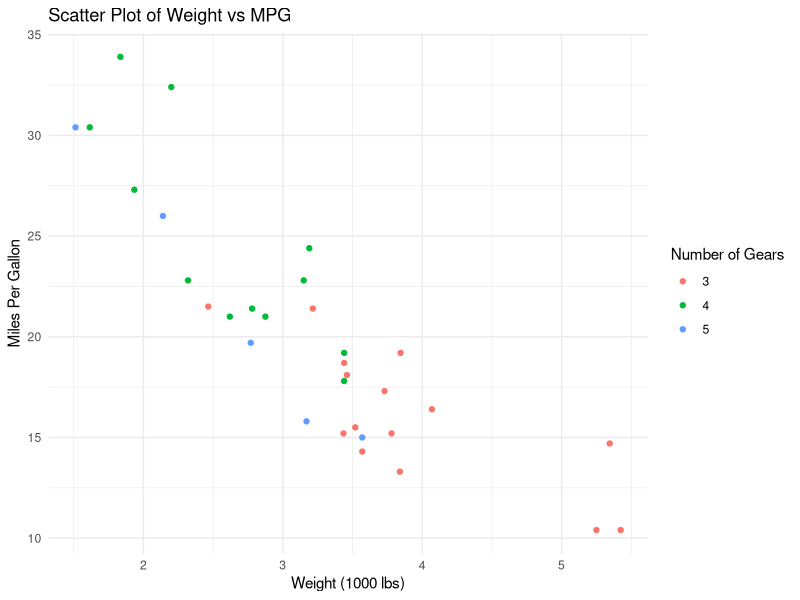

Source code (R):
# Scatter Plot
library(ggplot2)

data(mtcars)
head(mtcars)
ggplot(mtcars, aes(x = wt, y = mpg, color = factor(gear))) +
  geom_point() +
  theme_minimal() +
  ggtitle("Scatter Plot of Weight vs MPG") +
  xlab("Weight (1000 lbs)") +
  ylab("Miles Per Gallon") +
  labs(color = "Number of Gears")
